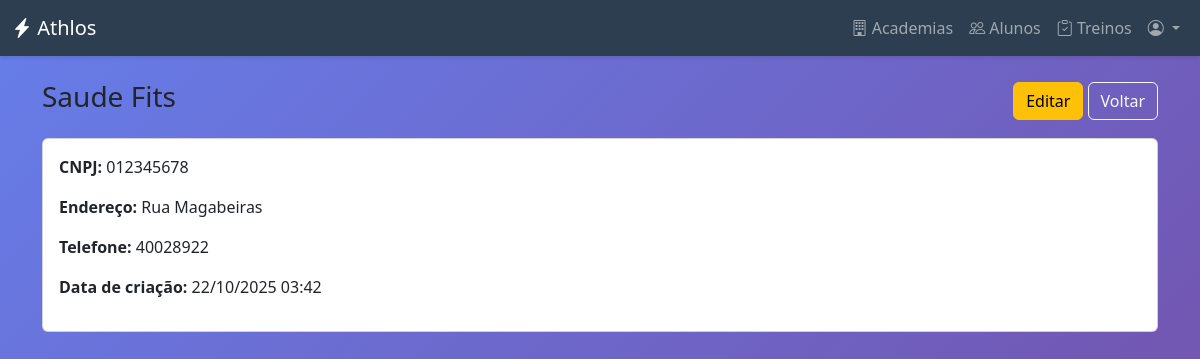
/academias/1/ (signed in), run on the app's committed database.
### academias/models.py (models this page shows, shortened)
class Academia(models.Model):
    nome_fantasia = models.CharField(max_length=100, verbose_name="Nome Fantasia")
    cnpj = models.CharField(max_length=18, unique=True, verbose_name="CNPJ")
    endereco = models.CharField(max_length=255, verbose_name="Endereço")
    telefone = models.CharField(max_length=15, verbose_name="Telefone")
    data_criacao = models.DateTimeField(
        auto_now_add=True, verbose_name="Data de Criação"
    )
    class Meta:
        verbose_name = "Academia"
        verbose_name_plural = "Academias"

### core/views.py (the view)
# urls.py: path("academias/<int:pk>/", views.academia_detail, name="academia_detail"),
@login_required
def academia_detail(request, pk):
    if request.user.user_type not in ["ADMIN", "ADMIN_SISTEMA", "PERSONAL"]:
        messages.error(request, "Acesso negado.")
        return redirect("dashboard")
    academia = get_object_or_404(Academia, pk=pk)
    return render(
        request, "core/academias/academia_detail.html", {"academia": academia}
    )

### core/templates/core/academias/academia_detail.html (shortened to what this page needs)
{% extends 'core/base.html' %}
{% block content %}
<div class="container py-4">
    <div class="d-flex justify-content-between align-items-center mb-3">
        <h3>{{ academia.nome_fantasia }}</h3>
        <div>
            <a href="{% url 'academia_edit' academia.pk %}" class="btn btn-warning">Editar</a>
            <button onclick="history.back()" class="btn btn-outline-light">Voltar</button>
        </div>
    </div>
    <div class="card card-body">
        <p><strong>CNPJ:</strong> {{ academia.cnpj }}</p>
        <p><strong>Endereço:</strong> {{ academia.endereco }}</p>
        <p><strong>Telefone:</strong> {{ academia.telefone }}</p>
        <p><strong>Data de criação:</strong> {{ academia.data_criacao|date:"d/m/Y H:i" }}</p>
    </div>
</div>
{% endblock %}

### core/templates/core/base.html (style rules this page uses)
:root { --primary-color: #2c3e50; --secondary-color: #3498db; --success-color: #27ae60; --danger-color: #e74c3c; }
body { min-height: 100vh; background: linear-gradient(135deg, #667eea 0%, #764ba2 100%); }

### data on the page
Academia: nome_fantasia "Saude Fits", cnpj "012345678", endereco "Rua Magabeiras", telefone "40028922", data_criacao "22/10/2025 03:42"
